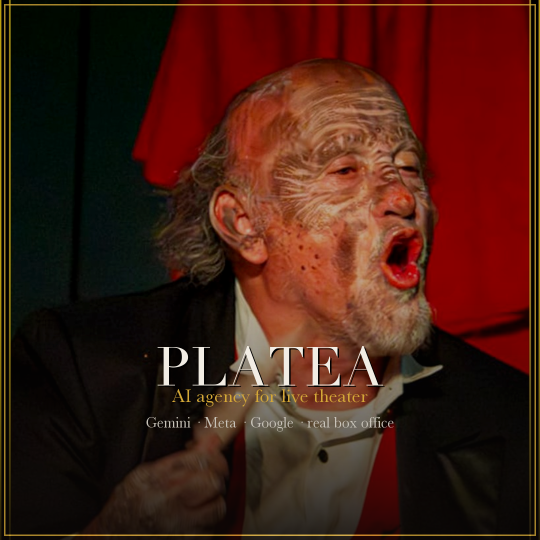
#> input picture 09_XPRIZE/devpost-thumbnail-platea-square.png, 1080 x 1080 px, given in place of 24.png, which was not available (shown at 1/2 size)
$ python generar_carteles.py
#> lines starting #> are read from the running program, lines starting #| are printed output that depends on the picture; pictures that were not available may be replaced by others from this repository, and a replacement may not be noted
#!/usr/bin/env python3
"""
Generador de carteles — El Gorila S2
Agente: 08 Productor Audiovisual (ensambla) · dirección visual de 01 Director Creativo.

Reusa la misma base que generó cartel-estreno-25jul-feed-v1.png (fondo negro, marco
dorado, título rojo Didot, foto de personaje-aislado de 07_CartelesPeter) pero como
script parametrizable: agregar/quitar variantes editando EPOCAS abajo, sin tocar el
resto del código.

Uso:
    python3 generar_carteles.py                  # genera todas las variantes en EPOCAS
    python3 generar_carteles.py --solo 1989       # solo esa variante
    python3 generar_carteles.py --sizes google    # solo tamaños Google Ads

Salida: 05_Activos/el-gorila/carteles-s2/google-ads/{id}-{formato}.png
"""

import argparse
import random
from pathlib import Path

from PIL import Image, ImageDraw, ImageFilter, ImageFont, ImageOps

REPO = Path(__file__).resolve().parents[2]
_BANK = REPO / "05_Activos/el-gorila/banco-fotos/personaje-aislado"
_LEGACY = REPO / "07_CartelesPeter/public/assets/photos/personaje-aislado"
FOTOS_DIR = _BANK if _BANK.is_dir() and any(_BANK.glob("*.png")) else _LEGACY
OUT_DIR = REPO / "05_Activos/el-gorila/carteles-s2/google-ads"

# ---------------------------------------------------------------------------
# Paleta e identidad (ver identidad.md / direccion-diseno-carteles-s2.md)
# ---------------------------------------------------------------------------
NEGRO = (10, 7, 6)
ROJO = (212, 58, 26)
CREMA = (242, 237, 228)
DORADO = (212, 175, 55)

FUENTE_DIDOT = "/System/Library/Fonts/Supplemental/Didot.ttc"
FUENTE_BASKERVILLE = "/System/Library/Fonts/Supplemental/Baskerville.ttc"

# ---------------------------------------------------------------------------
# Info canónica del cartel (fuente: carteleria-y-formatos.md / plaza-activa.md)
# ---------------------------------------------------------------------------
INFO = {
    "titulo": "EL GORILA",
    "actor": "con Humberto Dupeyrón",
    "fecha_evento": "ESTRENO · 25 DE JULIO",
    "detalle": "Sábados · 18:00 hrs · Teatro Wilberto Cantón",
    "cta": "Preventa $350 · elgorilateatro.com.mx",
    "trayectoria": "37 AÑOS EN ESCENA",
}

# ---------------------------------------------------------------------------
# Variantes por "época" — cada una es un creativo distinto para probar en
# Google Ads. treatment: "sepia" (look vintage) o "color" (2026, full color).
# Para agregar una variante nueva: agrega una entrada aquí con un archivo de
# 07_CartelesPeter/public/assets/photos/personaje-aislado/.
# ---------------------------------------------------------------------------
EPOCAS = [
    {"id": "1989-sepia", "foto": "24.png", "treatment": "sepia", "año": "1989"},
    {"id": "2026-color-a", "foto": "20.png", "treatment": "color", "año": "2026"},
    {"id": "2026-color-b", "foto": "1.png", "treatment": "color", "año": "2026"},
]

# Tamaños de salida. "master" es el cartel base (mismas proporciones que v1);
# los de Google se recortan/escalan a partir del master conservando el foco
# en la figura (crop centrado, no distorsiona).
FORMATOS = {
    "master": (1080, 1350),        # 4:5 — feed / fuente para los demás
    "google-landscape": (1200, 628),   # Responsive Display Ads — horizontal
    "google-square": (1200, 1200),     # Responsive Display Ads — cuadrado
}


def cargar_foto_tratada(nombre_archivo: str, treatment: str) -> Image.Image:
#> called with nombre_archivo = '24.png', treatment = 'sepia'
    ruta = FOTOS_DIR / nombre_archivo
    foto = Image.open(ruta).convert("RGBA")

    # recortar al contenido real (las fotos traen mucho margen transparente)
    bbox = foto.getbbox()
#> bbox = (0, 0, 1080, 1080)
    if bbox:
        foto = foto.crop(bbox)

    # suavizar el borde del recorte (pendiente histórico: "blur/blend en fotos")
    r, g, b, a = foto.split()
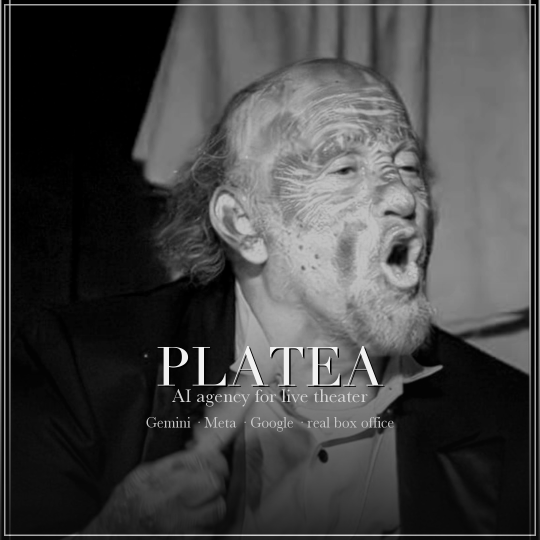
#> r: PIL image 1080x1080 L (shown at 1/2 size); min 0, max 242, mean 69.5
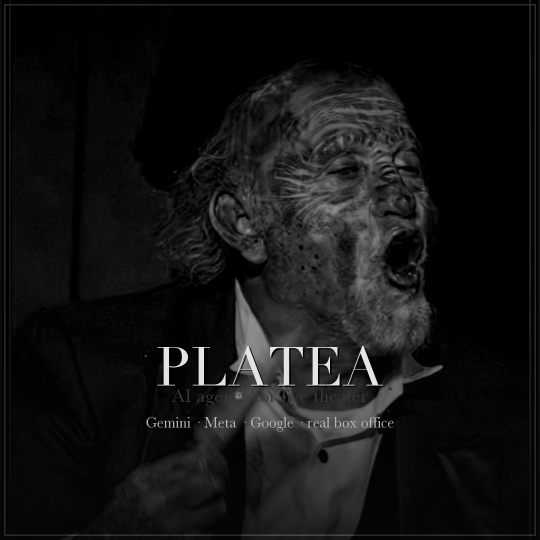
#> b: PIL image 1080x1080 L (shown at 1/2 size); min 0, max 228, mean 19.3
#> a: PIL image 1080x1080 L; every value is 255
    a = a.filter(ImageFilter.GaussianBlur(3))
    foto = Image.merge("RGBA", (r, g, b, a))

    if treatment == "sepia":
        gris = ImageOps.grayscale(foto)
        gris = ImageOps.autocontrast(gris, cutoff=1)
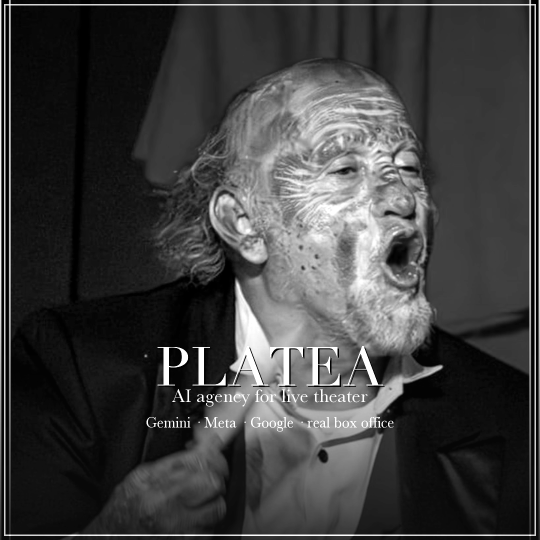
#> gris: PIL image 1080x1080 L (shown at 1/2 size); min 0, max 255, mean 63.8
        sepia = ImageOps.colorize(gris, black=(35, 24, 15), white=(210, 180, 140))
        sepia.putalpha(a)
#> sepia: PIL image 1080x1080 RGBA
        foto = sepia
        # grano leve
        ruido = Image.effect_noise(foto.size, 22).convert("L")
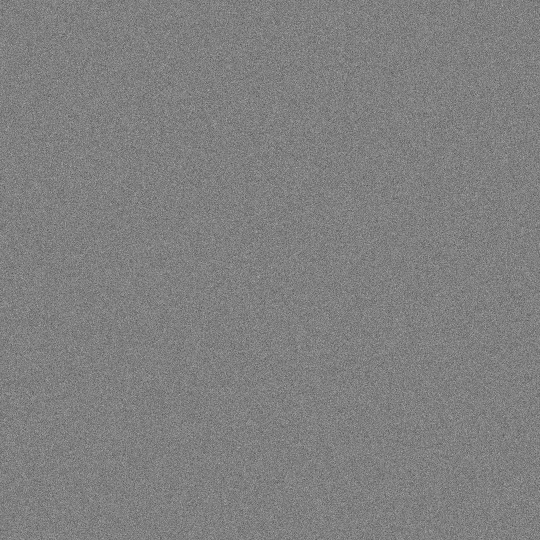
#> ruido: PIL image 1080x1080 L (shown at 1/2 size); min 11, max 230, mean 127.5
        foto_rgb = foto.convert("RGB")
        foto_rgb = Image.blend(foto_rgb, Image.merge("RGB", (ruido, ruido, ruido)), 0.06)
        foto_rgb.putalpha(a)
#> foto_rgb: PIL image 1080x1080 RGBA
        foto = foto_rgb
    else:
        # color 2026: un poco más de contraste/punch, sin pasarse
        rgb = foto.convert("RGB")
        rgb = ImageOps.autocontrast(rgb, cutoff=1)
        rgb.putalpha(a)
        foto = rgb

    return foto


def dibujar_marco(draw: ImageDraw.ImageDraw, size, margen=36, grosor=2):
    w, h = size
    draw.rectangle(
        [margen, margen, w - margen, h - margen], outline=DORADO, width=grosor
    )


def texto_centrado(draw, texto, y, font, fill, size, cx=None):
    w = cx if cx is not None else size[0]
    bbox = draw.textbbox((0, 0), texto, font=font)
    tw = bbox[2] - bbox[0]
    draw.text(((w - tw) / 2, y), texto, font=font, fill=fill)
    return bbox[3] - bbox[1]


def construir_vertical(epoca: dict, size) -> Image.Image:
    """Layout tipo cartel: foto arriba, bloque de texto abajo. Usado para el
    feed 4:5 y el cuadrado de Google (proporciones distintas, mismo lenguaje)."""
    w, h = size
    s = h / 1350  # escala de referencia sobre el master original
    cartel = Image.new("RGB", size, NEGRO)

    foto = cargar_foto_tratada(epoca["foto"], epoca["treatment"])
    max_w, max_h = int(w * 0.82), int(h * 0.60)
    foto.thumbnail((max_w, max_h), Image.LANCZOS)
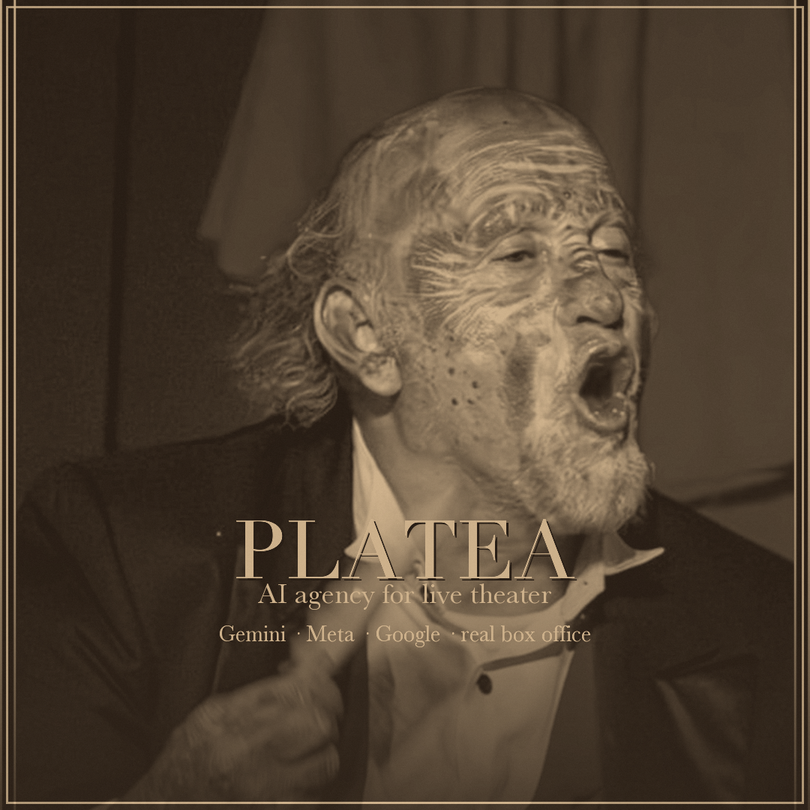
#> foto: PIL image 810x810 RGBA; mean R, G, B, A 80.8, 65.9, 50.1, 255
    fx = (w - foto.width) // 2
#> fx = 135
    fy = int(h * 0.05)
    cartel.paste(foto, (fx, fy), foto)
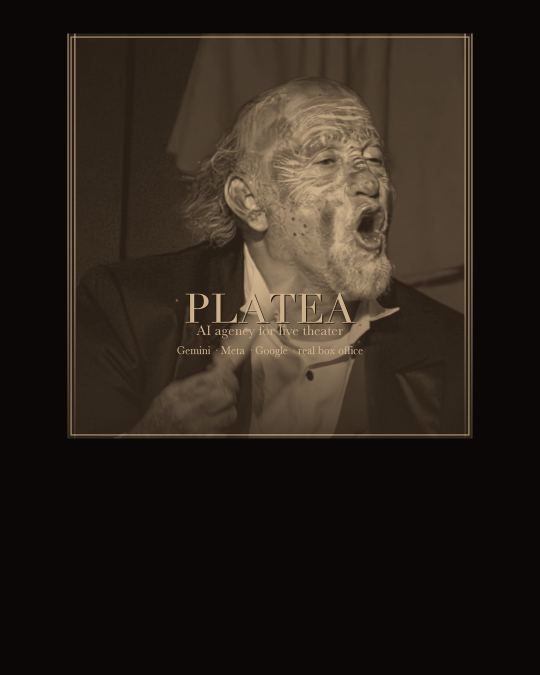
#> cartel: PIL image 1080x1350 RGB (shown at 1/2 size); mean R, G, B 41.8, 33.5, 25.9

    draw = ImageDraw.Draw(cartel)
    dibujar_marco(draw, size, margen=int(36 * s) or 20)

    f_trayectoria = ImageFont.truetype(FUENTE_BASKERVILLE, max(16, int(26 * s)))
    f_titulo = ImageFont.truetype(FUENTE_DIDOT, max(48, int(128 * s)))
    f_actor = ImageFont.truetype(FUENTE_BASKERVILLE, max(18, int(34 * s)))
    f_evento = ImageFont.truetype(FUENTE_DIDOT, max(22, int(42 * s)))
    f_detalle = ImageFont.truetype(FUENTE_BASKERVILLE, max(14, int(26 * s)))
    f_cta = ImageFont.truetype(FUENTE_BASKERVILLE, max(13, int(24 * s)))

    y = int(h * 0.66)
    label_trayectoria = f"{epoca['año']} · {INFO['trayectoria']}"
    y += texto_centrado(draw, label_trayectoria, y, f_trayectoria, DORADO, size)
#> y = 915

    y += int(28 * s)
#> y = 943
    y += texto_centrado(draw, INFO["titulo"], y, f_titulo, ROJO, size)
#> y = 1040

    y += int(24 * s)
#> y = 1064
    y += texto_centrado(draw, INFO["actor"], y, f_actor, CREMA, size)
#> y = 1098

    y += int(30 * s)
#> y = 1128
    draw.line([(w * 0.32, y), (w * 0.68, y)], fill=DORADO, width=1)

    y += int(18 * s)
#> y = 1146
    y += texto_centrado(draw, INFO["fecha_evento"], y, f_evento, CREMA, size)
#> y = 1186

    y += int(16 * s)
#> y = 1202
    y += texto_centrado(draw, INFO["detalle"], y, f_detalle, CREMA, size)
#> y = 1223

    y += int(10 * s)
#> y = 1233
    texto_centrado(draw, INFO["cta"], y, f_cta, DORADO, size)

    return cartel


def construir_horizontal(epoca: dict, size) -> Image.Image:
    """Layout foto-izquierda / texto-derecha, para el formato 1200x628 de
    Google Responsive Display Ads (muy poca altura para apilar como el vertical)."""
    w, h = size
    s = h / 628
    cartel = Image.new("RGB", size, NEGRO)

    foto = cargar_foto_tratada(epoca["foto"], epoca["treatment"])
    max_w, max_h = int(w * 0.42), int(h * 0.92)
    foto.thumbnail((max_w, max_h), Image.LANCZOS)
    fx = int(w * 0.03)
    fy = h - foto.height
    cartel.paste(foto, (fx, fy), foto)

    draw = ImageDraw.Draw(cartel)
    dibujar_marco(draw, size, margen=max(10, int(20 * s)))

    cx0 = int(w * 0.48)
    cx_w = w - cx0 - int(30 * s)  # ancho disponible del bloque de texto

    f_trayectoria = ImageFont.truetype(FUENTE_BASKERVILLE, max(14, int(20 * s)))
    f_titulo = ImageFont.truetype(FUENTE_DIDOT, max(40, int(78 * s)))
    f_actor = ImageFont.truetype(FUENTE_BASKERVILLE, max(15, int(22 * s)))
    f_evento = ImageFont.truetype(FUENTE_DIDOT, max(18, int(28 * s)))
    f_detalle = ImageFont.truetype(FUENTE_BASKERVILLE, max(12, int(17 * s)))
    f_cta = ImageFont.truetype(FUENTE_BASKERVILLE, max(12, int(17 * s)))

    def linea(texto, y, font, fill):
        bbox = draw.textbbox((0, 0), texto, font=font)
        tw = bbox[2] - bbox[0]
        x = cx0 + (cx_w - tw) / 2
        draw.text((x, y), texto, font=font, fill=fill)
        return bbox[3] - bbox[1]

    y = int(h * 0.12)
    label_trayectoria = f"{epoca['año']} · {INFO['trayectoria']}"
    y += linea(label_trayectoria, y, f_trayectoria, DORADO)

    y += int(10 * s)
    y += linea(INFO["titulo"], y, f_titulo, ROJO)

    y += int(8 * s)
    y += linea(INFO["actor"], y, f_actor, CREMA)

    y += int(14 * s)
    draw.line([(cx0 + cx_w * 0.15, y), (cx0 + cx_w * 0.85, y)], fill=DORADO, width=1)

    y += int(12 * s)
    y += linea(INFO["fecha_evento"], y, f_evento, CREMA)

    y += int(6 * s)
    y += linea(INFO["detalle"], y, f_detalle, CREMA)

    y += int(6 * s)
    linea(INFO["cta"], y, f_cta, DORADO)

    return cartel


def generar(epoca: dict, sizes: list[str]):
    OUT_DIR.mkdir(parents=True, exist_ok=True)

    nombres = {
        "master": "feed-4x5",
        "google-square": "google-square",
        "google-landscape": "google-landscape",
    }

    for key in sizes:
        size = FORMATOS[key]
        if key == "google-landscape":
            pieza = construir_horizontal(epoca, size)
        else:
            pieza = construir_vertical(epoca, size)
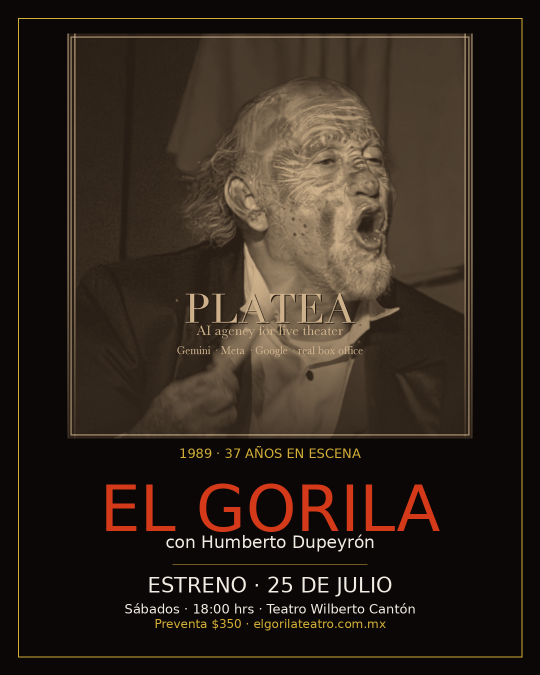
#> pieza: PIL image 1080x1350 RGB (shown at 1/2 size); mean R, G, B 47.9, 37.3, 28.1
        out = OUT_DIR / f"{epoca['id']}-{nombres[key]}.png"
        pieza.save(out)
        print(f"  {out.relative_to(REPO)}")
#|   05_Activos/el-gorila/carteles-s2/google-ads/1989-sepia-feed-4x5.png


def main():
    parser = argparse.ArgumentParser()
    parser.add_argument("--solo", help="generar solo esta variante (id de EPOCAS)")
    parser.add_argument(
        "--sizes",
        choices=["all", "google", "master"],
        default="all",
        help="all = master+google · google = solo tamaños Google Ads · master = solo el 4:5",
    )
    args = parser.parse_args()

    if args.sizes == "google":
        sizes = ["google-landscape", "google-square"]
    elif args.sizes == "master":
        sizes = ["master"]
    else:
        sizes = ["master", "google-landscape", "google-square"]

    epocas = EPOCAS
    if args.solo:
        epocas = [e for e in EPOCAS if e["id"] == args.solo]
        if not epocas:
            raise SystemExit(f"No existe la variante '{args.solo}' en EPOCAS")

    for epoca in epocas:
        print(f"Generando {epoca['id']} ({epoca['treatment']}, {epoca['año']})...")
        generar(epoca, sizes)
#> pass 2 of the loop in main, `for epoca in epocas:`:
#> (printed output is left out)
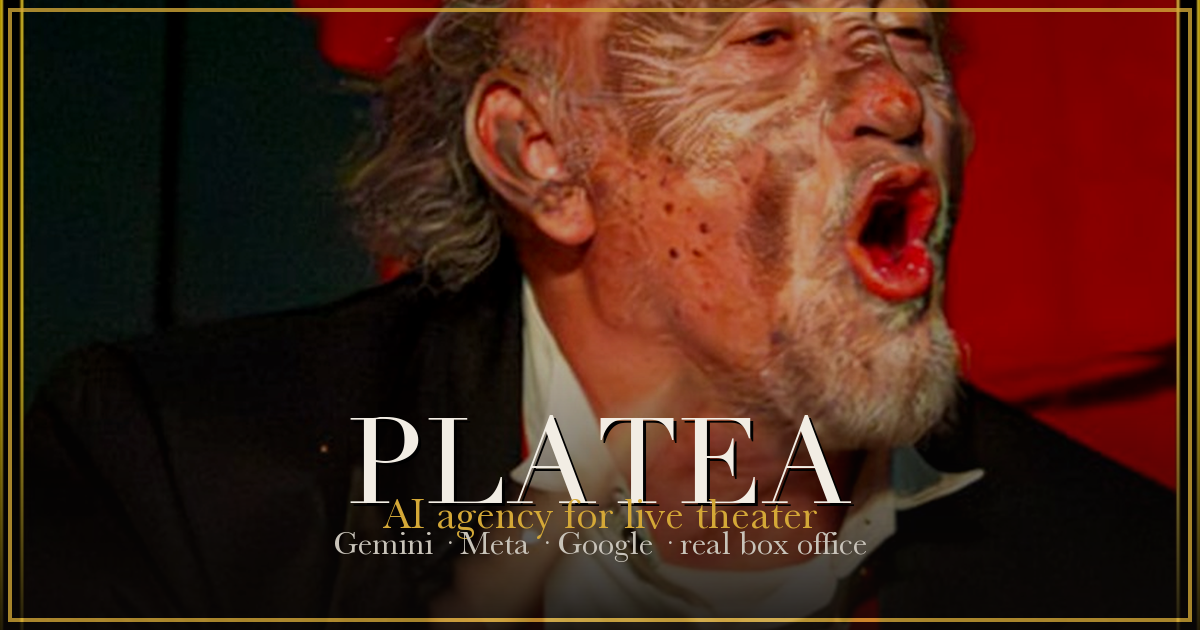
#> input picture 09_XPRIZE/devpost-thumbnail-platea.png, 1200 x 630 px, given in place of 20.png, which was not available
#> bbox = (0, 0, 1200, 630)
#> r: PIL image 1200x630 L
#> g: PIL image 1200x630 L
#> in cargar_foto_tratada (call 4), `r, g, b, a = foto.split()`:
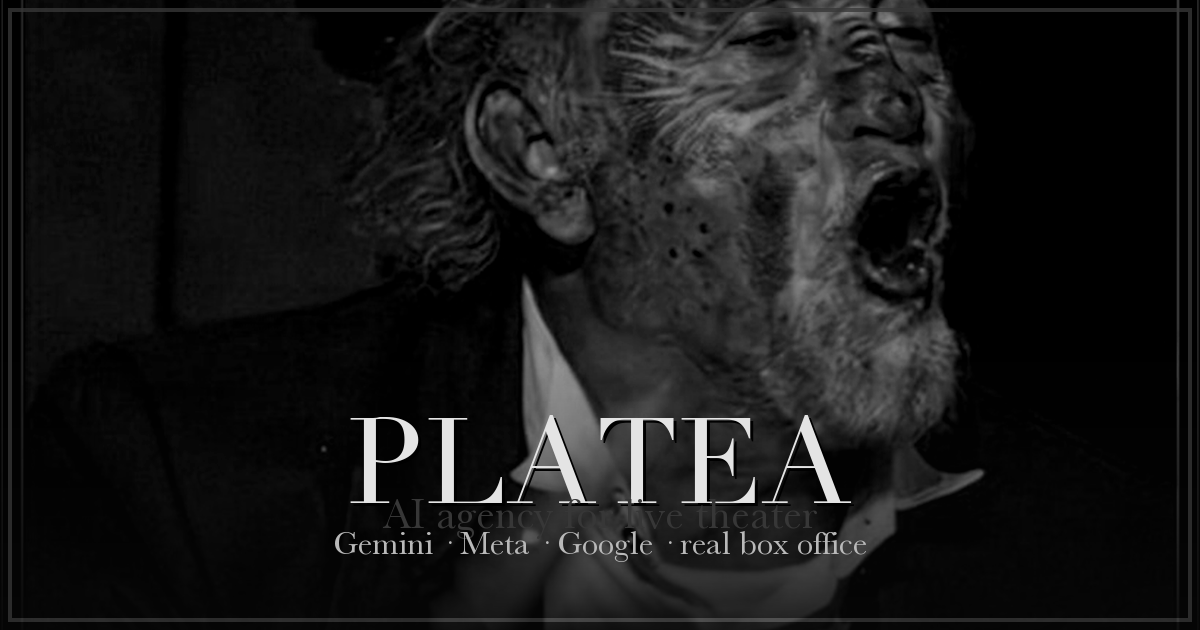
#> b: PIL image 1200x630 L; min 0, max 228, mean 24.3
#> a: PIL image 1200x630 L; every value is 255
#> in cargar_foto_tratada, rgb is the input picture: PIL image 1200x630 RGB; mean R, G, B 74.4, 37.2, 24.3
#> in generar (call 2), `pieza = construir_vertical(epoca, size)`:
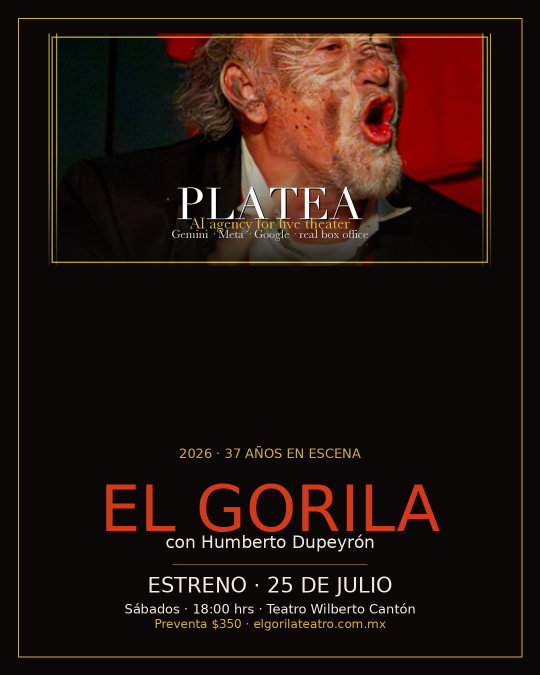
#> pieza: PIL image 1080x1350 RGB (shown at 1/2 size); mean R, G, B 35.4, 20.1, 14.2


if __name__ == "__main__":
    main()
